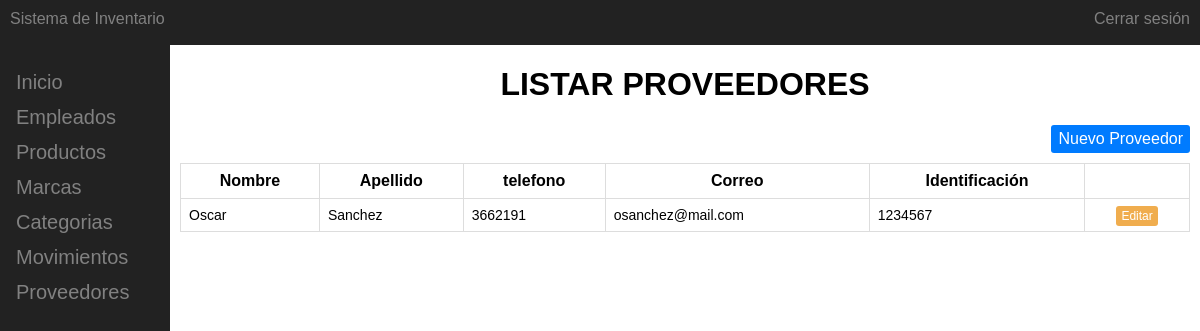
The page /index.php?view=controller/proveedores.php (signed in) on the database its author committed.
### tables this page shows
CREATE TABLE `proveedores` (
  `id_proveedor` int(3) NOT NULL COMMENT 'Id de el proveedor',
  `nombre` varchar(25) NOT NULL COMMENT 'Nombres del proveedor',
  `apellido` varchar(25) NOT NULL COMMENT 'Apellidos del proveedor',
  `telefono` int(11) DEFAULT NULL COMMENT 'Telefono del proveedor',
  `email` varchar(45) DEFAULT NULL COMMENT 'Email del proveedor',
  `documentoId` varchar(20) NOT NULL COMMENT 'documento de identificacion del proveedor'
);

### index.php (called while the page is built)
<?php
require_once 'controller/inicio.php';
?>

### model/conexion.php (called while the page is built)
<?php
class Conexion
{
    public static function Conectar()
    {
        try
        {
            $conexion = new PDO('mysql:host=localhost;dbname=inventario','root','');
            $conexion->setAttribute(PDO::ATTR_ERRMODE, PDO::ERRMODE_EXCEPTION);
            $conexion->exec("SET CHARACTER SET UTF8");
        }
        catch(Exception $e)
        {
            die("Error" . $e->getMessage());
            echo "Linea del error" . $e->getLine();
        }
        return $conexion;
    }
}
?>

### model/proveedor.php (called while the page is built, shortened)
<?php
require_once 'conexion.php';
class Proveedor
{
	private $conexion;
	public function Proveedor()
	{
		$this->conexion = Conexion::Conectar();
	}
	public function consultarProveedores()
	{
		$consulta=$this->conexion->prepare("SELECT * FROM proveedores ");
		$consulta->execute();
		return $consulta;
	}
}
?>

### controller/proveedores.php (the view, shortened to what this page needs)
<?php
require_once "model/proveedor.php";
$proveedor = new Proveedor();
$resultado = $proveedor->consultarProveedores();
?>
<h1 align="center"> LISTAR PROVEEDORES</h1>
<a href="index.php?view=controller/agregar_proveedores.php" class="add-btn"> Nuevo Proveedor</a>
<table class="table">
  <tr>
    <th>Nombre</th>
    <th>Apellido</th>
    <th>telefono</th>
    <th>Correo</th>
    <th>Identificaci&oacute;n</th>
    <th></th>
  </tr>
  <?php
    foreach ($resultado as $registro) {
	?>
	<tr>
        <td><?php echo $registro['nombre']; ?> </td>
        <td><?php echo $registro['apellido']; ?></td>
        <td><?php echo $registro['telefono']; ?></td>
        <td><?php echo $registro['email']; ?></td>
        <td><?php echo $registro['documentoId']; ?></td>
        <td align="center"><a href="index.php?view=controller/editar_proveedores.php&id=<?php echo $registro['id_proveedor']?>"class="edit-btn">Editar</a></td>
  	</tr>
  <?php  }  ?>
</table>

### css/estilos.css (style rules this page uses)
body { font-family: Arial, Helvetica, sans-serif; margin:0px; }
.edit-btn { color:#fff; background-color: #f0ad4e; border-color: #eea236; font-size: 12px; border-radius: 3px; padding:3px 5px; text-decoration: none; }
.add-btn { color:#fff; background-color: #007bff; border-color: #007bff; font-size: 16px; border-radius: 3px; padding:5px 7px; float: right; text-decoration: none; margin-bottom: 10px; }
.table { width: 100%; border: 1px solid #ddd; border-collapse: collapse; }
.table td { border: 1px solid #ddd; padding:8px; font-size: 14px; }
.table th { font-weight: bold; border: 1px solid #ddd; padding:8px; }

### rows shown on the page
proveedores: nombre "Oscar", apellido "Sanchez", telefono "3662191", email "osanchez@mail.com", documentoId "1234567"
